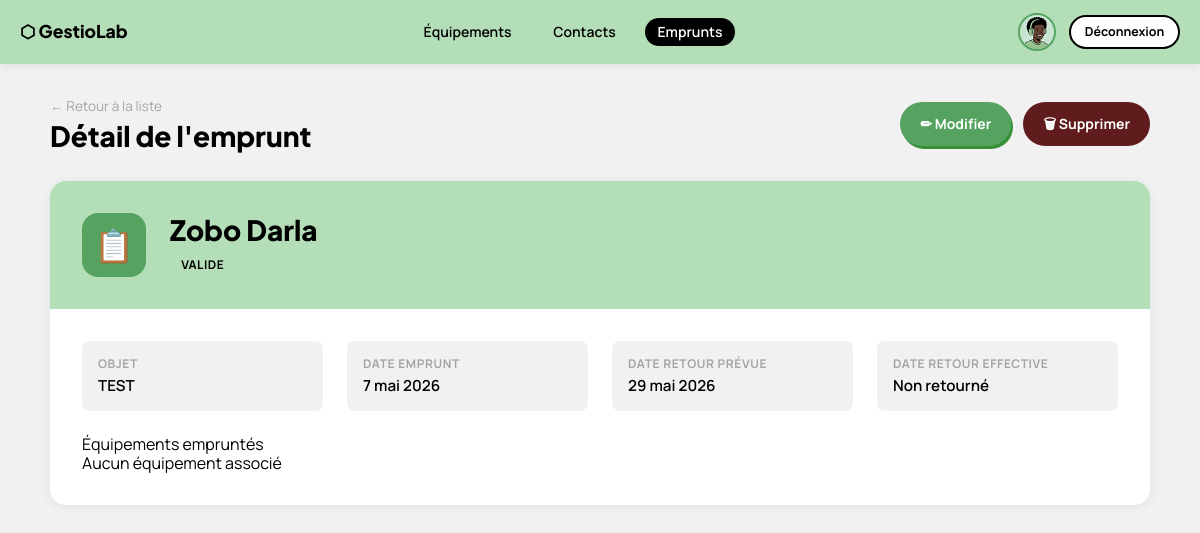
The app's page /emprunt/1/ with its own data.
### gestion_equipements/emprunt/models.py (models this page shows, shortened)
class Emprunt(models.Model):
    EMPRUNT_STATE = [
        ("EN_COURS", "En cours"),
        ("PLANIFIE", "Planifié"),
        ("VALIDE", "Validé"),
        ("RETOURNE", "Retourné"),
        ("EXPIRE", "Expiré"),
        ("ANNULE", "Annulé"),
        ("REFUSE", "Refusé"),
    ]
    equipement = models.ForeignKey(
        'equipements.Equipement',
        on_delete=models.CASCADE,
        related_name="emprunts"
    )
    beneficiaire = models.ForeignKey(Contact, on_delete=models.CASCADE)
    object_dmd = models.CharField(max_length=50)
    date_empr = models.DateField()  # auto_now_add=True)
    date_retour_prevu = models.DateField()
    date_retour_effect = models.DateField(null=True, blank=True)
    message_admin = models.TextField(blank=True, null=True)
    etat = models.CharField(
        max_length=20,
        choices=EMPRUNT_STATE,
        default="EN_COURS"
    )

### gestion_equipements/contacts/models.py (models this page shows, shortened)
class Contact(models.Model):
    TYPE_CHOICES = [
        ('etudiant', 'Étudiant'),
        ('enseignant', 'Enseignant'),
        ('personnel', 'Personnel'),
        ('externe', 'Externe'),
    ]
    nom = models.CharField(max_length=100)
    prenom = models.CharField(max_length=100)
    email = models.EmailField(unique=True)
    telephone = models.CharField(max_length=20, blank=True)
    type_contact = models.CharField(max_length=20, choices=TYPE_CHOICES, default='etudiant')
    matricule = models.CharField(max_length=50, blank=True, unique=True)
    filiere = models.CharField(max_length=100, blank=True)
    adresse = models.TextField(blank=True)
    date_ajout = models.DateTimeField(auto_now_add=True)
    date_modification = models.DateTimeField(auto_now=True)
    est_actif = models.BooleanField(default=True)
    notes = models.TextField(blank=True)
    @property
    def nom_complet(self):
        return f"{self.prenom} {self.nom}"
    class Meta:
        verbose_name = "Contact"
        ordering = ['nom', 'prenom']

### gestion_equipements/emprunt/views.py (the view)
# urls.py: path('<int:pk>/', views.detail_emprunt, name='detail_emprunt'),
def detail_emprunt(request, pk):
    emprunt = get_object_or_404(Emprunt, pk=pk)
    return render(request, 'emprunt/detail.html', {'emprunt': emprunt})

### gestion_equipements/emprunt/templates/emprunt/detail.html (shortened to what this page needs)
{% load static %}
<!DOCTYPE html>
<html lang="fr">
<head>
  <link rel="stylesheet" href="{% static 'css/reset.css' %}">
  <link rel="stylesheet" href="{% static 'css/modules.css' %}">
</head>
<body>
<header class="header">
  <a href="#" class="header-brand">⬡ GestioLab</a>
  <nav class="header-nav">
    <a href="{% url 'liste_equipements' %}">Équipements</a>
    <a href="{% url 'liste_contacts' %}">Contacts</a>
    <a href="{% url 'liste_emprunts' %}" class="active">Emprunts</a>
  </nav>
  <div class="header-right">
    <img src="{% static 'assets/img/profil-picture.png' %}" alt="profil">
    <a href="{% url 'logout' %}" class="btn btn-outline btn-sm">Déconnexion</a>
  </div>
</header>
<div class="page-wrapper">
  <div class="page-title-bar">
    <div>
      <a href="{% url 'liste_emprunts' %}" style="font-size:.85rem;color:var(--c5);text-decoration:none;">← Retour à la liste</a>
      <h1 class="page-title" style="margin-top:.25rem">Détail de l'emprunt</h1>
    </div>
    <div class="page-actions">
      <a href="{% url 'modifier_emprunt' emprunt.pk %}" class="btn btn-green">✏ Modifier</a>
      <a href="{% url 'supprimer_emprunt' emprunt.pk %}" class="btn btn-danger">🗑 Supprimer</a>
    </div>
  </div>
  <div class="detail-card">
    <div class="detail-header">
      <div style="width:64px;height:64px;border-radius:var(--radius);background:var(--c2);display:flex;align-items:center;justify-content:center;font-size:2rem;">
        📋
      </div>
      <div class="detail-header-info">
        <h1>{{ emprunt.beneficiaire.nom_complet }}</h1>
        <div class="detail-header-meta">
          <span class="badge">{{ emprunt.etat }}</span>
        </div>
      </div>
    </div>
    <div class="detail-body">
      <div class="detail-grid">
        <div class="detail-field">
          <div class="field-label">Objet</div>
          <div class="field-value">{{ emprunt.object_dmd }}</div>
        </div>
        <div class="detail-field">
          <div class="field-label">Date emprunt</div>
          <div class="field-value">{{ emprunt.date_empr }}</div>
        </div>
        <div class="detail-field">
          <div class="field-label">Date retour prévue</div>
          <div class="field-value">{{ emprunt.date_retour_prevu }}</div>
        </div>
        <div class="detail-field">
          <div class="field-label">Date retour effective</div>
          <div class="field-value">{{ emprunt.date_retour_effect|default:"Non retourné" }}</div>
        </div>
      </div>
      <div style="margin-top:1.5rem">
        <div class="field-label">Équipements empruntés</div>
        {% for eq in emprunt.equipements.all %}
          <div style="margin:.4rem 0;padding:.4rem .6rem;background:var(--c4);border-radius:6px;display:flex;justify-content:space-between;align-items:center">
            <span>{{ eq.nom }} ({{ eq.reference }})</span>
            <div style="display:flex;gap:.5rem">
              <a href="{% url 'detail_equipement' eq.pk %}" class="btn btn-sm btn-outline">👁</a>
              <a href="{% url 'modifier_equipement' eq.pk %}" class="btn btn-sm btn-green">✏</a>
              <a href="{% url 'retirer_equipement' eq.pk %}" class="btn btn-sm btn-danger">🗑</a>
            </div>
          </div>
        {% empty %}
          <p>Aucun équipement associé</p>
        {% endfor %}
      </div>
    </div>
  </div>
</div>
</body>
</html>

### gestion_equipements/gestion_utilisateurs/static/css/modules.css (style rules this page uses)
*, *::before, *::after { box-sizing: border-box; margin: 0; padding: 0; }
:root { --c1: #010101; --c2: #56A361; --c2d: #3d7a48; --c2l: #B3DEB7; --c3: #FFFFFF; --c4: #DFEDD9; --c5: #A5A5A5; --c6: #F7BBBA; --c7: #601C1D; --c8: #F1F1F1; --c9: #369038; --shadow: 4px 5px 0px 0px #369038; --shadow-sm: 2px 3px 0px 0px #369038; --radius: 16px; --radius-sm: 8px; --ff: 'Plus Jakarta Sans', sans-serif; --ff2: 'Manrope', sans-serif; }
body { font-family: var(--ff2); background-color: var(--c8); color: var(--c1); min-height: 100vh; }
.header { width: 100%; height: 4rem; background-color: var(--c2l); padding-inline: 1.25rem; display: flex; align-items: center; justify-content: space-between; position: sticky; top: 0; z-index: 100; box-shadow: 0 2px 8px #0001; }
.header-brand { font-family: var(--ff); font-weight: 800; font-size: 1.1rem; color: var(--c1); text-decoration: none; }
.header-nav { display: flex; align-items: center; gap: 1rem; }
.header-nav a { font-family: var(--ff2); font-size: .875rem; font-weight: 600; color: var(--c1); text-decoration: none; padding: .35rem .8rem; border-radius: 100px; transition: background .2s; }
.header-nav a:hover, .header-nav a.active { background: var(--c1); color: var(--c3); }
.header-right { display: flex; align-items: center; gap: .8rem; }
.header-right img { width: 38px; height: 38px; border-radius: 50%; border: 2px solid var(--c2); }
.page-wrapper { max-width: 1140px; margin-inline: auto; padding: 2rem 1.25rem 3rem; }
.page-title-bar { display: flex; flex-wrap: wrap; align-items: center; justify-content: space-between; gap: 1rem; margin-bottom: 1.75rem; }
.page-title { font-family: var(--ff); font-size: 1.75rem; font-weight: 800; }
.page-actions { display: flex; gap: .75rem; flex-wrap: wrap; }
.btn { display: inline-flex; align-items: center; gap: .4rem; font-family: var(--ff2); font-size: .875rem; font-weight: 700; height: 2.75rem; padding: 0 1.25rem; border-radius: 100px; border: none; cursor: pointer; text-decoration: none; transition: box-shadow .15s, transform .1s; white-space: nowrap; }
.btn-green { background: var(--c2); color: var(--c3); box-shadow: var(--shadow-sm); }
.btn-outline { background: var(--c3); color: var(--c1); border: 2px solid var(--c1); }
.btn-danger { background: var(--c7); color: var(--c3); }
.btn-sm { height: 2.1rem; padding: 0 .85rem; font-size: .78rem; }
.badge { display: inline-block; padding: .25rem .7rem; border-radius: 100px; font-size: .75rem; font-weight: 700; text-transform: uppercase; letter-spacing: .04em; }
.detail-card { background: var(--c3); border-radius: var(--radius); overflow: hidden; box-shadow: 0 2px 12px #0001; }
.detail-header { background: var(--c2l); padding: 2rem; display: flex; align-items: flex-start; gap: 1.5rem; flex-wrap: wrap; }
.detail-header-info { flex: 1; }
.detail-header-info h1 { font-family: var(--ff); font-size: 1.75rem; font-weight: 800; margin-bottom: .5rem; }
.detail-header-meta { display: flex; gap: .75rem; flex-wrap: wrap; align-items: center; margin-top: .5rem; }
.detail-body { padding: 2rem; }
.detail-grid { display: grid; grid-template-columns: repeat(auto-fit, minmax(220px, 1fr)); gap: 1.5rem; }
.detail-field { padding: 1rem; background: var(--c8); border-radius: var(--radius-sm); }
.detail-field .field-label { font-size: .75rem; font-weight: 700; color: var(--c5); text-transform: uppercase; letter-spacing: .05em; margin-bottom: .35rem; }
.detail-field .field-value { font-size: .95rem; font-weight: 600; }

### records on screen
Emprunt: beneficiaire.nom_complet "Zobo Darla", etat "VALIDE", object_dmd "TEST", date_empr "7 mai 2026", date_retour_prevu "29 mai 2026", date_retour_effect "Non retourné"
